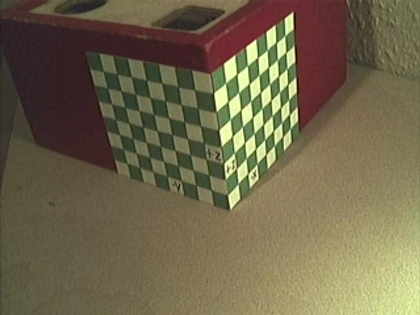
%> input picture attachments/calibrationpoints.jpg, 420 x 315 px, shrunk from 640 x 480 before the run
$ octave part8.m   (GNU Octave 9; MATLAB toolbox functions it lacks are replaced by stand-ins)
%> lines starting %> are read from the running program, lines starting %| are printed output that depends on the picture
### attachments/createCube.m
% creates a unit cube at scale scale arount center point t
function faces = createCube(scale, t)
    faces = zeros(6, 5, 3);
    % a number of polygons defining an axis-aligned unit cube around the origin
    % faces is a 6x5x3 array containing 6 faces with 5 points each with 3
    % coordinates each
    % upper face
    faces(1, :, 1) = [-0.5, 0.5, 0.5, -0.5, -0.5];
    faces(1, :, 2) = [-0.5, -0.5, 0.5, 0.5, -0.5];
    faces(1, :, 3) = [0.5, 0.5, 0.5, 0.5, 0.5];
    % right face
    faces(2, :, 1) = [0.5, 0.5, 0.5, 0.5, 0.5];
    faces(2, :, 2) = [-0.5, 0.5, 0.5, -0.5, -0.5];
    faces(2, :, 3) = [-0.5, -0.5, 0.5, 0.5, -0.5];
    % back face
    faces(3, :, 1) = [-0.5, 0.5, 0.5, -0.5, -0.5];
    faces(3, :, 2) = [0.5, 0.5, 0.5, 0.5, 0.5];
    faces(3, :, 3) = [-0.5, -0.5, 0.5, 0.5, -0.5];
    % front face
    faces(4, :, 1) = [-0.5, 0.5, 0.5, -0.5, -0.5];
    faces(4, :, 2) = [-0.5, -0.5, -0.5, -0.5, -0.5];
    faces(4, :, 3) = [-0.5, -0.5, 0.5, 0.5, -0.5];
    % left face
    faces(5, :, 1) = [-0.5, -0.5, -0.5, -0.5, -0.5];
    faces(5, :, 2) = [-0.5, 0.5, 0.5, -0.5, -0.5];
    faces(5, :, 3) = [-0.5, -0.5, 0.5, 0.5, -0.5];
    % lower face
    faces(6, :, 1) = [-0.5, 0.5, 0.5, -0.5, -0.5];
    faces(6, :, 2) = [-0.5, -0.5, 0.5, 0.5, -0.5];
    faces(6, :, 3) = [-0.5, -0.5, -0.5, -0.5, -0.5];

    faces = faces.*scale;
    for i=1:3
        faces(:, :, i) = faces(:, :, i) + t(i);
    end

### retrieveCubePoints.m
function [ faces ] = retrieveCubePoints(projMatrix, position)
faces = createCube(1, position);
for i=1:6
    for j=1:5
        face = [faces(i,j,1); faces(i,j,2); faces(i,j,3); 1];
        face = projMatrix*face;
        face = face/face(3);
        faces(i,j,:) = face;
    end
end
end

### attachments/subPlotFaces.m
% plots a number of zigzag-lines (on top of an existing figure)
% the zigzag-lines need to be given as an n-by-k-by-2 matrix, where
% n is the number of zigzag-lines,
% k is the number of points in each zigzag-line connected by the plot
%   (note that with k points you can draw a closed (k-1)-gon)
% pFaces(:,:,1) and pFaces(:,:,2) are the x- and y- coordinates of these
%   points, respectively
function subPlotFaces(pFaces)
    hold on;
    for i = 1:size(pFaces, 1)
        % plot each face
        plot(pFaces(i,:,1), pFaces(i,:,2), '.-', 'MarkerSize', 15, 'Color', 'b', 'LineWidth', 2)
    end
    hold off;

### estimateProjectionMatrix.m
function projMatrix = estimateProjectionMatrix( XYZ, uv)
x = XYZ (: , 1);
y = XYZ (: , 2);
z = XYZ (: , 3);

u = uv (: , 1);
v = uv (: , 2);
o = ones ( size ( x ));
zero = zeros ( size ( x ));
Aoddrows = [x , y , z , o , zero , zero , zero , zero, -u .* x , -u .* y , -u.*z , -u ];
Aevenrows = [zero , zero , zero , zero , x , y , z , o , -v .* x , -v .* y , -v .* z, -v ];

A = [Aoddrows; Aevenrows];


[~, ~, V] = svd(A);
m = V(:, end);

projMatrix = reshape(m, 4, 3)';
end

### part8.m
% Part 8 of the assignment
% It loads the values already given and calculates the remaining coordinates for the cube and plots them

im = imread('attachments/calibrationpoints.jpg');
%> im is the input picture: size 315x420x3 uint8; mean R, G, B 112.1, 102.3, 75.4
im = im2double(im);
%> im: size 315x420x3 double
im = rgb2gray(im);
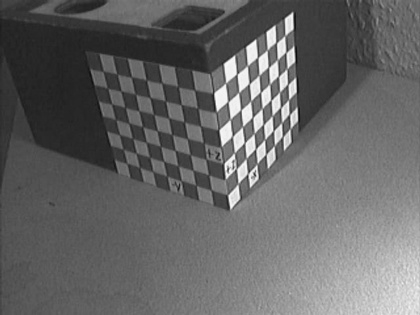
%> im: size 315x420 double; min 0.0385, max 0.982, mean 0.401

variables = load('attachments/calibrationpoints.mat');

xy = variables.xy;
XYZ = variables.XYZ;

matrix = estimateProjectionMatrix(XYZ, xy);
imshow(im)
faces = retrieveCubePoints(matrix, [0;0;0]);
subPlotFaces(faces);
faces = retrieveCubePoints(matrix, [0;7;4]);
subPlotFaces(faces);
faces = retrieveCubePoints(matrix, [6;0;2]);
subPlotFaces(faces);
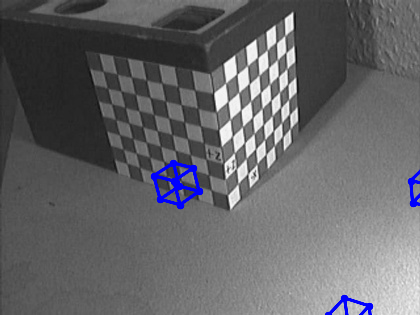
%> figure redrawn from the program's plot data
